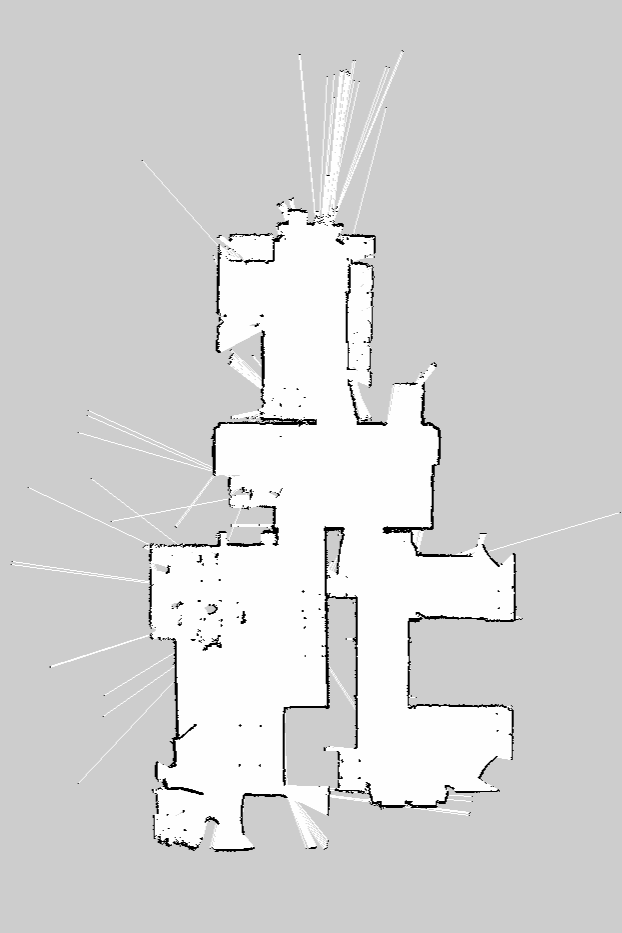
#> input picture ITA/mapsIT/2c938084683d9f87016d163666b900db.png, 622 x 933 px
$ jupyter execute --allow-errors FilteredTrajectoryPlotter.ipynb
#> lines starting #> are read from the running program, lines starting #| are printed output that depends on the picture
[cell 1]
### Utenti Validi
# '2c938084683d9f87016d1636f55a00de': (u'Grazia Benedetti',True,"24.10.19","1.4.20")
# '2c938084683d9f87016ff0d54c3d0138': (u'Maria Luisa  Bortoluzzi',True,"29.1.20","1.5.20")
# '2c938084683d9f87016fd2ac0d240134': (u'Silvia Francescangeli',True,"23.1.20","1.5.20")
# '2c938084683d9f87016cd1cbb80100a7': (u'Enrico Vottero',True,"30.09.19","20.12.19")
# '2c938084683d9f87016d163666b900db': (u'Giorgio Bertolani',True,"9.10.19","20.12.19")}

### Setup delle librerie e connessione al database

[cell 2]
import pymongo
from pymongo import MongoClient
import matplotlib
import matplotlib.pyplot as plt
import matplotlib.image as mpimg
import numpy as np
import math
from matplotlib.offsetbox import OffsetImage, AnnotationBbox
from PIL import Image

import pickle

[cell 3]
### connect to the db
myclient = pymongo.MongoClient("mongodb://localhost:27018/")
mydb = myclient["mls"]
mycol = mydb["mqttlogs"]

### select a user and find all the respective entries
utente='2c938084683d9f87016d163666b900db'
print("PROCESSING USER:\n" + utente)

query = {'userid':utente}
db_entries = mycol.find(query)

### Recupero di interventions e acks

[cell 4]
ordered_interventions_id = []
interventions = dict()
acks = dict()

escape_interventions = ["641056j1-0g78-vjqf-cpju-7dnx895011y9"]

[cell 5]
print("loading for interventions and acks from file")
#> (the rest of this cell did not finish here and is left out)

### Recupero delle run

[cell 6]
print("loading runs from file")
#> (the rest of this cell did not finish here and is left out)

### Recupero e print delle interventions con room-list

[cell 7]
print("start loading for interventions with rooms indications")
data_file = open("./roomlist_interventions_"+str(utente)+".pkl", "rb")
#> (reads ITA/roomlist_interventions_2c938084683d9f87016d163666b900db.pkl from the repository)
#> (the rest of this cell did not finish here and is left out)

#> (a cell that did not finish here is left out)

### Estrazione di coordinate e informazioni (tempo, topological place, intervention id)

[cell 9]
coordinates = []
x = []
y = []
t = []
tp = []
ii = []

#> (the rest of this cell did not finish here and is left out)

### Filtraggio delle run con teleport

[cell 10]
filtered_coordinates = []

for x,y,t,tp,ii in coordinates :
    tpp = []
    current_run_x = []
    current_run_y = []
    last_x = x[0]
    last_y = y[0]
    Tflag = False
    for i,j in zip(x,y) :
        current_run_x.append(i)
        current_run_y.append(j)
        tmp  = math.sqrt(pow(i-last_x,2)+pow(j-last_y,2))
        if tmp >= 0.75 :
            Tflag = True
            tpp.append([last_x,last_y,i,j])
        last_x = i
        last_y = j
    if Tflag == True :
        filtered_coordinates.append([current_run_x,current_run_y,t,tp,ii,tpp])

len(filtered_coordinates)

[cell 11]
print("valid filtered-runs with no topological place indications")
num = 0
for x,y,t,tp,ii,tpp in filtered_coordinates :
    if 'NOT_AVAILABLE' in tp :
        print("run "+str(num))
    num += 1

### Plot delle run con teleport

[cell 12]
img = plt.imread("./mapsIT/"+str(utente)+".png")
#> img is the input picture: shape (933, 622, 4) float32; mean R, G, B, A 0.835, 0.835, 0.835, 1
fig, ax = plt.subplots(figsize = (7,7))

imagebox = OffsetImage(img, zoom = 0.7, cmap = 'gist_gray')
imagebox.image.axes = ax
ab = AnnotationBbox(imagebox, (-0.2,5), xycoords = 'data', bboxprops ={'lw':0}, zorder = 0)
ax.add_artist(ab)

for x,y,t,tp,ii,tpp in filtered_coordinates :
    plt.plot(x,y)

plt.plot(0,0,'*', color = 'orange')
ax.axis('equal')
# ax.axis('off')
fig.savefig("./trajectories/filtered/"+utente+"_filtered_onMap.pdf", bbox_inches = 'tight')
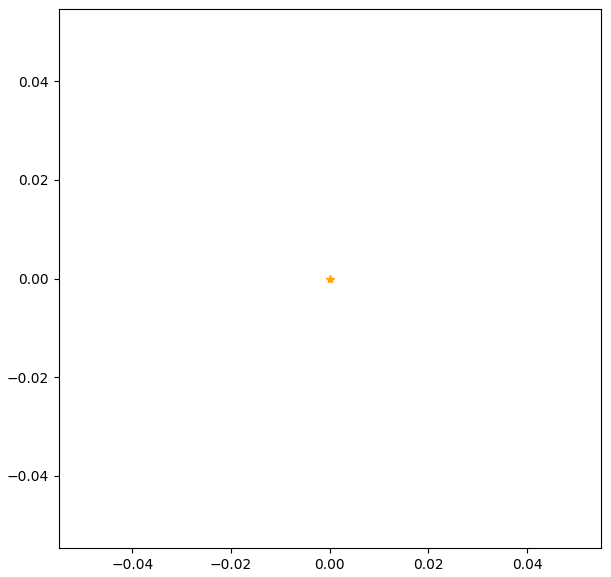
#> figure drawn by matplotlib, 1 panel

[cell 13]
img = plt.imread("./mapsIT/"+str(utente)+".png")
fig, ax = plt.subplots(figsize = (7,7))

imagebox = OffsetImage(img, zoom = 0.7, cmap = 'gist_gray')
imagebox.image.axes = ax
ab = AnnotationBbox(imagebox, (-0.2,5), xycoords = 'data', bboxprops ={'lw':0}, zorder = 0)
ax.add_artist(ab)

for x,y,t,tp,ii,tpp in filtered_coordinates :
    plt.plot(x,y,alpha=0.4)
    print(tpp[0])
    print("")
    plt.plot(tpp[0][0],tpp[0][1],'.',c = 'crimson')
    # THIS PRINTS ALL THE TPP
    # for x1,y1,x2,y2 in tpp :
    #     plt.plot(x1,y1,'.',c = 'crimson')

plt.plot(0,0,'*', color = 'orange')
plt.axis('equal')
ax.axis('off')
plt.show()
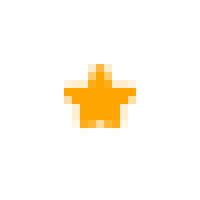
#> figure drawn by matplotlib, 1 panel
fig.savefig("./trajectories/distributions/"+utente+"_tpp_distribution_onMap.pdf", bbox_inches = 'tight')

### Plot di coordinate e informazioni di una singola run

[cell 14]
img = plt.imread("./mapsIT/"+str(utente)+".png")
fig, ax = plt.subplots(figsize = (7,7))

# [4 lines of commented-out code are left out]

run_count = 0
selected_run = 0
tp_num = 1
print("RUN NUMERO "+str(selected_run))


for x,y,t,tp,ii,tpp in filtered_coordinates :
    if run_count == selected_run :

        plt.plot(x,y, c = 'dimgray')

        # Print the corriesponding intervention-id
        print("\nintervention-id corrispondenti: ")
        print(ii[0])
        prec_id = ii[0]
        for z in ii :
            if z != prec_id :
                print(z)
            prec_id = z

        # Print and plot the topological place changes
        print("\ncambio di topological-place alle coordinate:")
        prec = tp[0]
        pose_number = 0
        for j in tp :
            if j != prec :
                print(str(x[pose_number]), str(y[pose_number])+" tra "+prec+" e "+j)
                plt.plot(x[pose_number], y[pose_number], '.',c='magenta', label = 'change of tolopogical place')
                plt.text(x[pose_number], y[pose_number],str(tp_num))
                tp_num += 1
            prec = j
            pose_number += 1

        #Plot the first tpp of the selected run
        plt.plot(tpp[selected_run][0],tpp[selected_run][1],'.',c = 'crimson', label = 'first teleport point')
        plt.plot(tpp[selected_run][2],tpp[selected_run][3],'.',c = 'limegreen', label = 'teleport point delta')

    run_count += 1

# [8 lines of commented-out code are left out]

ax.plot(0,0,'*', color = 'orange', label = 'docking station')
ax.axis('equal')
ax.legend() # da sistemare il cambio di tp
# ax.axis('off')
plt.show()
